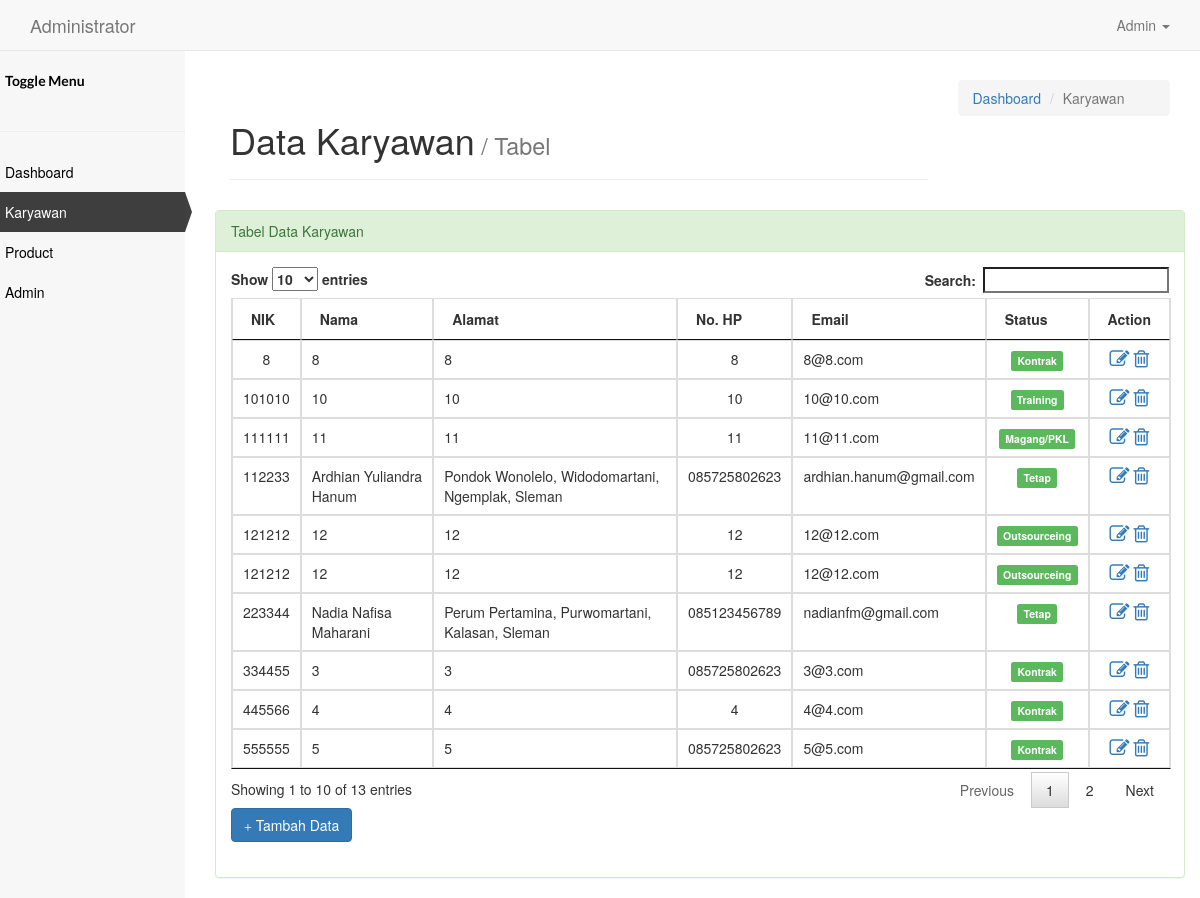
The app's page /index.php/karyawan with its own data.
### tables this page shows
CREATE TABLE IF NOT EXISTS `karyawan` (
  `id` int(3) unsigned zerofill NOT NULL AUTO_INCREMENT,
  `nik` int(8) NOT NULL,
  `nama` varchar(25) NOT NULL,
  `alamat` varchar(100) NOT NULL,
  `no_hp` varchar(13) NOT NULL,
  `email` varchar(30) NOT NULL,
  `status` varchar(15) NOT NULL,
  PRIMARY KEY (`id`)
);

### application/controllers/Karyawan.php (called while the page is built, shortened)
<?php
class Karyawan extends CI_Controller {
	public function __construct(){
			$this->load->model('karyawan_model');
			$this->load->helper('url_helper');
	}
	public function index(){
		$data['karyawan']= $this->karyawan_model->GetKaryawan();
		$this->load->view('dashboard/karyawan', $data);
	}
}

### index.php (called while the page is built, shortened)
<?php
require_once BASEPATH.'core/CodeIgniter.php';

### application/views/dashboard/karyawan.php (the view, shortened to what this page needs)
<!DOCTYPE html>
<html>
  <head>
    <link rel="stylesheet" href="<?php echo base_url()."asset/"; ?>css/bootstrap.min.css">
    <link rel="stylesheet" href="<?php echo base_url()."asset/"; ?>css/dashboard.css">
    <link rel="stylesheet" href="<?php echo base_url()."asset/"; ?>css/sweetalert.css">
    <link rel="stylesheet" href="https://cdnjs.cloudflare.com/ajax/libs/font-awesome/4.7.0/css/font-awesome.min.css">
    <link href="<?php echo base_url()."asset/"; ?>css/jquery.dataTables.css" rel="stylesheet" media="screen">
    <link href="<?php echo base_url()."asset/"; ?>css/jquery.dataTables.min.css" rel="stylesheet" media="screen">
  </head>
  <body>
    <nav class="navbar navbar-default navbar-fixed-top">
        <div class="container">
          <div class="navbar-header">
			<a class="navbar-brand" href="#">
				Administrator
			</a>
		</div>
		<div class="collapse navbar-collapse" id="bs-example-navbar-collapse-1">
			<ul class="nav navbar-nav navbar-right">
        <li class="dropdown"><a href="#" class="dropdown-toggle" data-toggle="dropdown"><span
                    class="glyphicon glyphicon-user"></span> Admin <b class="caret"></b></a>
                </li>
				</ul>
			</div>
        </div>
      </nav>
            <div class="container-side">
          	<div class="row">
          		<div class="wrapper">
              	    <div class="side-bar">
                          <ul>
                              <li class="menu-head">
                               <a href="#" class="push_menu"><span class="glyphicon glyphicon-menu-hamburger pull-right"></span><strong>Toggle Menu</strong></a>
                              </li>
                              <hr>
                              <div class="menu">
                                  <li>
                                      <a href="<?php echo base_url()."index.php/dashboard"; ?>"><span class="glyphicon glyphicon-home pull-right"></span>Dashboard </a>
                                  </li>
                                  <li>
                                      <a href="<?php echo base_url()."index.php/karyawan"; ?>" class="active"><span class="glyphicon glyphicon-user pull-right"></span>Karyawan</a>
                                  </li>
                                  <li>
                                      <a href="<?php echo base_url()."index.php/product"; ?>"><span class="glyphicon glyphicon-list pull-right"></span> Product</a>
                                  </li>
                                  <li>
                                      <a href="<?php echo base_url()."index.php/admin"; ?>"><span class="glyphicon glyphicon glyphicon-lock pull-right"></span>Admin </a>
                                  </li>
                              </div>
                          </ul>
              	    </div>
          		</div>
          	</div>
          </div>
          <div class="wrapper">
            <div class="content">
              <div class="col-md-12">
                <div class="col-md-9">
                  <div class="page-header">
                    <h1>Data Karyawan<small>  / Tabel</small></h1>
                  </div>
                </div>
                <div class="col-md-3">
                  <ol class="breadcrumb">
                  <li><a href="#">Dashboard</a></li>
                  <li class="active">Karyawan</li>
                </div>
                </div>
                <div class="col-lg-12">
                  <div class="panel panel-success">
                    <div class="panel-heading">Tabel Data Karyawan</div>
                    <div class="panel-body">
                     <div class="table">
                      <table id="example" class="table table-bordered" cellspacing="0" width="100%">
                        <thead>
                          <tr align="center">
                            <th>NIK</th>
                            <th>Nama</th>
                            <th>Alamat</th>
                            <th>No. HP</th>
                            <th>Email</th>
                            <th>Status</th>
                            <th>Action</th>
                          </tr>
                        </thead>
                        <tbody>
                          <?php
                  				include "koneksi.php";
                  				$view=mysqli_query($db,"select * from karyawan");
                  				while($k=mysqli_fetch_array($view)){
                  				?>
                          <tr>
                            <td align="center"><?php echo $k['nik']; ?></td>
                            <td><?php echo $k['nama']; ?></td>
                            <td><?php echo $k['alamat']; ?></td>
                            <td align="center"><?php echo $k['no_hp']; ?></td>
                            <td><?php echo $k['email']; ?></td>
                            <td align="center"><span class="label label-success"><?php echo $k['status']; ?></span></td>
                            <td align="center">
                              <a href="<?php echo base_url().'index.php/karyawan/edit/'.$k['id']; ?>" data-toggle="tooltip" title="Edit"><i class="fa fa-edit" style="font-size:20px"></i></a>
                              <a href="#" data-url="<?php echo base_url().'index.php/karyawan/delete/'.$k['id']; ?>"  class="confirm_delete"  data-toggle="tooltip" title="Delete"><i class="fa fa-trash-o hapus-karyawan" style="font-size:20px"></i></a>
                             </td>
                          </tr>
                          <?php }  ?>
                        </tbody>
                      </table>
                        <a href="<?php echo base_url()."index.php/karyawan/insert"; ?>"><button type="button" class="btn btn-primary" >
                        <span class="glyphicon glyphicon-plus right" aria-hidden="true"></span>
                         Tambah Data
                      </button></a>
                    </div>
                  </div>
                </div>
            </div>
  </body>
</html>

### asset/css/dashboard.css (style rules this page uses)
.container-side { width:800px; margin: 0px; overflow:hidden; display:inline-block; }
.side-bar { background:#f7f7f7; position:fixed; height:100%; margin-top: 35px; width:200px; color:#fff; transition: margin-left 0.5s; }
.side-bar ul { list-style:none; padding:0px; }
.side-bar ul li.menu-head { font-family: 'Lato', sans-serif; padding:20px; }
.side-bar ul li.menu-head a { color:#000; text-decoration:none; height:30px; }
.side-bar ul .menu-head a { color:#000; text-decoration:none; height:20px; }
.side-bar ul .menu li a { color:#000; text-decoration:none; display:inline-table; width:100%; padding-left:20px; padding-right:20px; padding-top:10px; padding-bottom:10px; }
.side-bar ul .menu li a.active { padding-left:17px; background:rgba(0, 0, 0, 0.75); color: #fff; border-left:3px solid #ECECEA; }
.side-bar ul .menu li a.active:before { content:""; position: absolute; width: 0; height: 0; border-top: 20px solid transparent; border-bottom: 20px solid transparent; border-left: 7px solid rgba(0, 0, 0, 0.75); margin-top: -10px; margin-left: 180px; }
.content { padding-left: 200px; padding-top: 60px; transition: padding-left 0.5s; }

### records on screen
karyawan: nik "112233", nama "Ardhian Yuliandra Hanum", alamat "Pondok Wonolelo, Widodomartani, Ngemplak, Sleman", no_hp "085725802623", email "ardhian.hanum@gmail.com", status "Tetap"
karyawan: nik "223344", nama "Nadia Nafisa Maharani", alamat "Perum Pertamina, Purwomartani, Kalasan, Sleman", no_hp "085123456789", email "nadianfm@gmail.com", status "Tetap"
karyawan: nik "334455", nama "3", alamat "3", no_hp "085725802623", email "3@3.com", status "Kontrak"
karyawan: nik "445566", nama "4", alamat "4", no_hp "4", email "4@4.com", status "Kontrak"
karyawan: nik "555555", nama "5", alamat "5", no_hp "085725802623", email "5@5.com", status "Kontrak"
karyawan: nik "8", nama "8", alamat "8", no_hp "8", email "8@8.com", status "Kontrak"
karyawan: nik "101010", nama "10", alamat "10", no_hp "10", email "10@10.com", status "Training"
karyawan: nik "111111", nama "11", alamat "11", no_hp "11", email "11@11.com", status "Magang/PKL"
karyawan: nik "121212", nama "12", alamat "12", no_hp "12", email "12@12.com", status "Outsourceing"
karyawan: nik "121212", nama "12", alamat "12", no_hp "12", email "12@12.com", status "Outsourceing"
